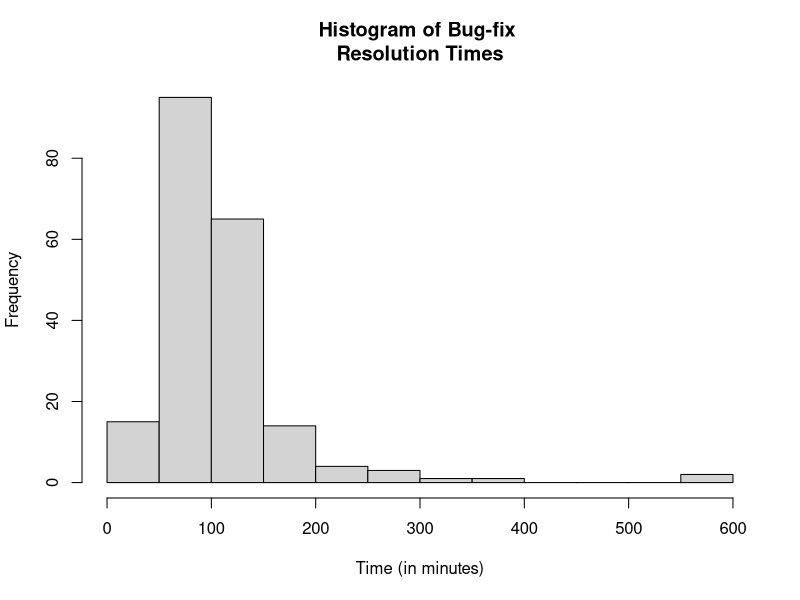
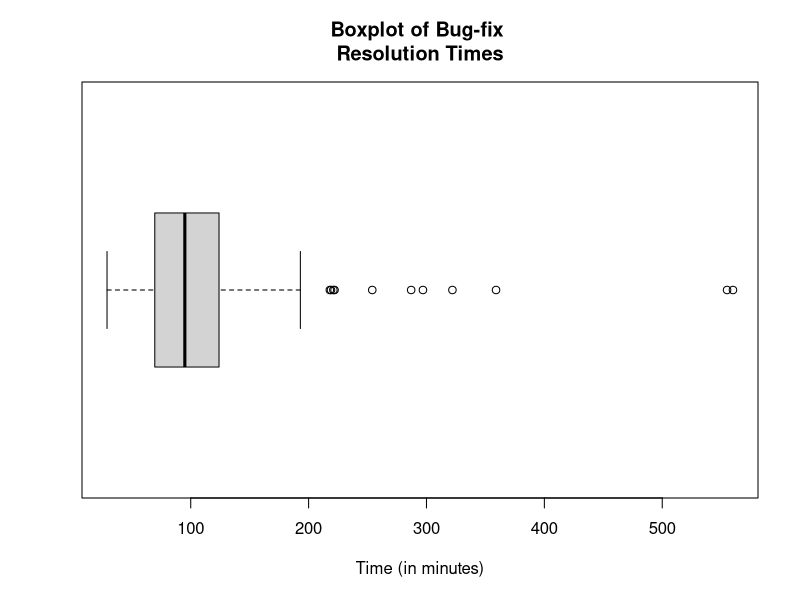
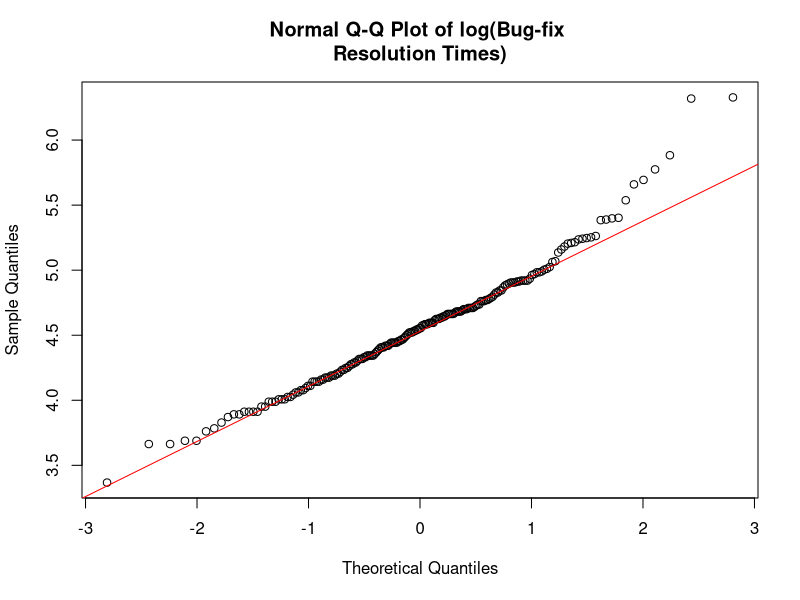
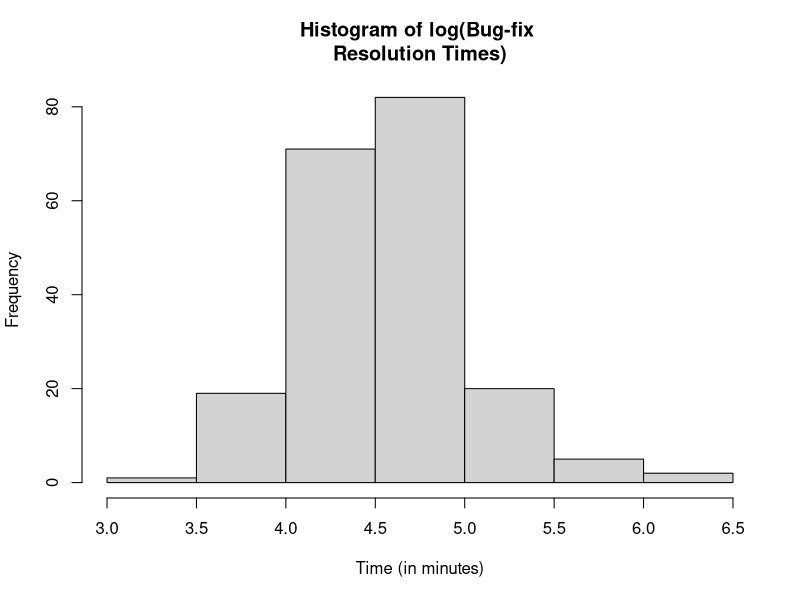
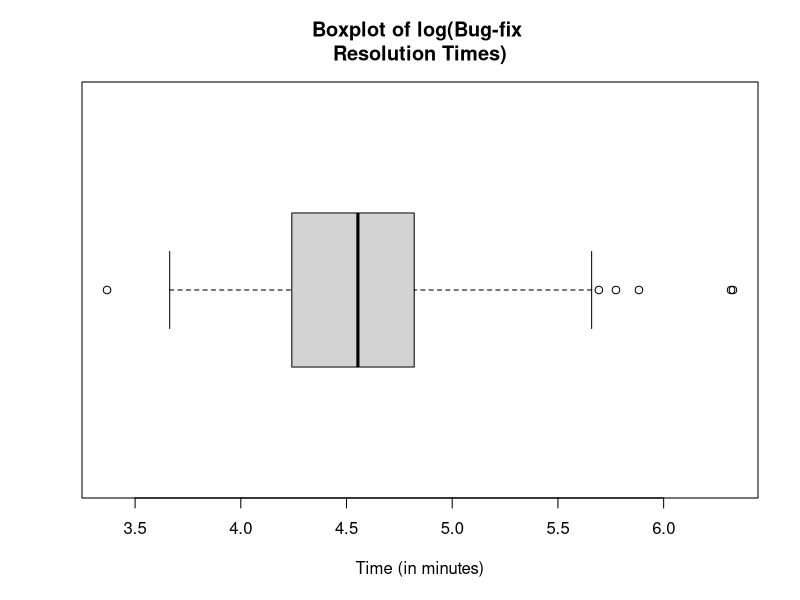
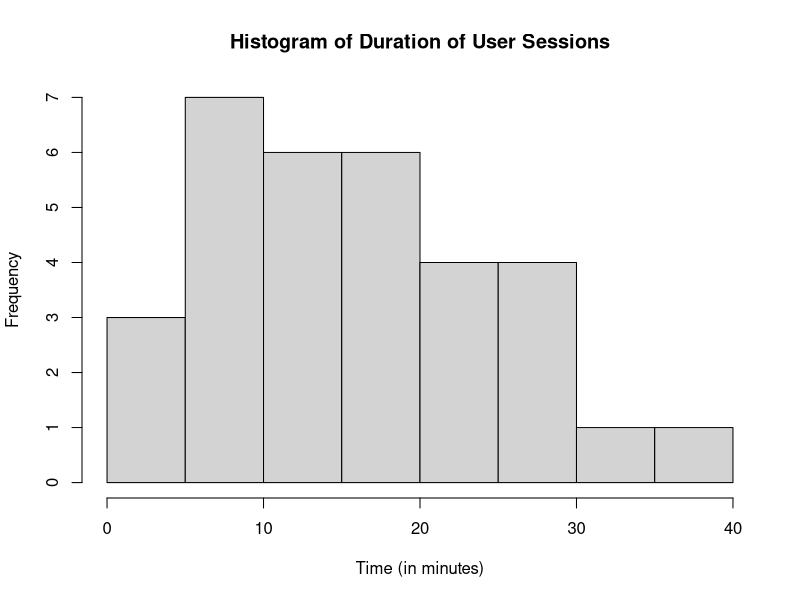
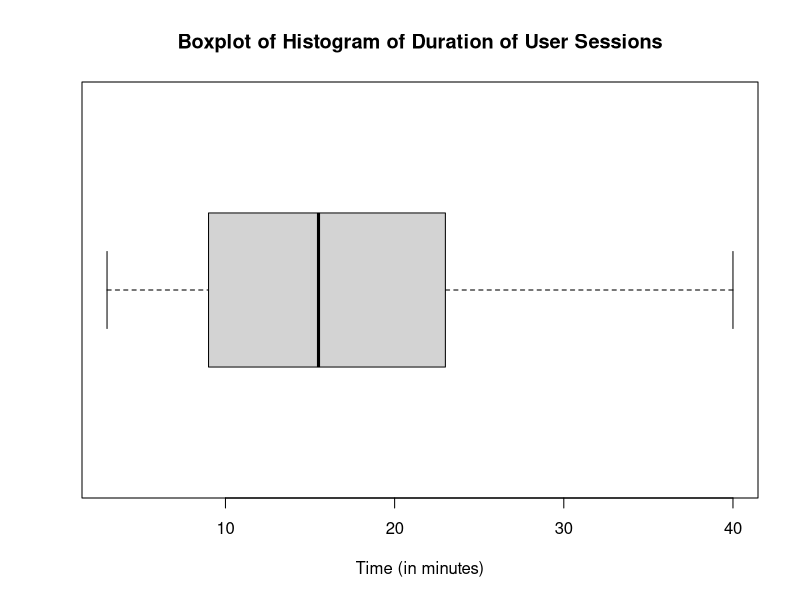
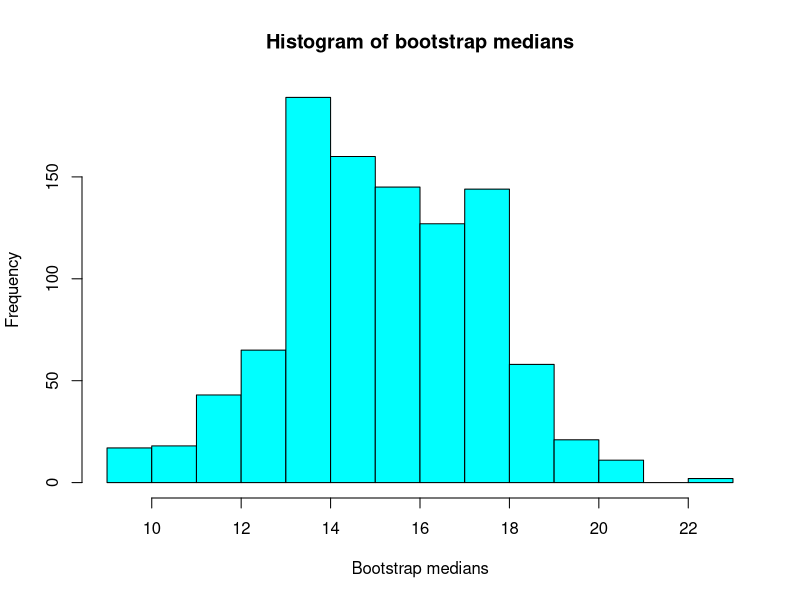

The R script that drew these images, in order:
set.seed(6014)
#############################################################
# Question 1
#############################################################

# Part a
# load data
file = scan("bug_time.txt")
file

# Histogram
hist(file, main = "Histogram of Bug-fix 
Resolution Times", xlab = "Time (in minutes)")

# Boxplot
boxplot(file, horizontal = T, main = "Boxplot of Bug-fix 
Resolution Times", xlab = "Time (in minutes)")

# numerical summaries
summary(file)

n = length(file)
n

xbar_bug = mean(file)
xbar_bug

sd_bug = sd(file)
sd_bug

# Part b
# log-transform data
transform_data = log(file)
transform_data

# Compute MLE values
mu_hat = mean(transform_data)
mu_hat

sigma_hat = 1/n * sum((transform_data - mu_hat)^2)
sigma_hat

# Compare with sample mean and variance
# Mean
trans_xbar = mean(transform_data)
trans_xbar

# Standard Deviation
trans_sd = sd(transform_data)
trans_sd

# Variance
trans_var = trans_sd^2
trans_var

# Part c

# Q-Q plot
qqnorm(transform_data, main = "Normal Q-Q Plot of log(Bug-fix 
Resolution Times)")
qqline(transform_data, col = "red")

# Histogram of transformed data
hist(transform_data, main = "Histogram of log(Bug-fix 
Resolution Times)", xlab = "Time (in minutes)")

# Boxplot of transformed data
boxplot(transform_data, horizontal = T, main = "Boxplot of log(Bug-fix 
Resolution Times)", xlab = "Time (in minutes)")

# Part d
# Breaking transformed data into 10 cells with equal probability
breaks = qnorm(seq(0,1,by=1/10), mean=mu_hat, sd=sqrt(sigma_hat))
breaks

actual_breaks = exp(breaks)
actual_breaks

# Expectation (e_i > 5)
expectation = n*(1/10)
expectation

# Computing observed frequencies f_i
observed = hist(transform_data, breaks = breaks, plot=F, right=F)$counts
observed

# Calculate test-statistic
Chi2 = sum((observed-expectation)^2/expectation)
Chi2

# Calculate p-value (2 estimated parameters, so 10 - 2- 1 degrees of freedom)
p_value = 1 - pchisq(Chi2,7)
p_value

# Reject H_0, bug-fix resolution times does not follow lognormal distribution. 

#############################################################
# Question 2
#############################################################

# Part a
# load data
file2 = scan("app_session_duration.txt")
file2

# Histogram
hist(file2, main = "Histogram of Duration of User Sessions", 
     xlab = "Time (in minutes)")

# Boxplot
boxplot(file2, horizontal = T, 
        main = "Boxplot of Histogram of Duration of User Sessions",
        xlab = "Time (in minutes)")

# numerical summaries
summary(file2)

n2 = length(file2)
n2

xbar_app = mean(file2)
xbar_app

sd_app = sd(file2)
sd_app

# Part b
# Sampling
A = 1000
median.a = numeric(A)
for(i in 1:A){ median.a[i] = median(sample(file2, size=32, replace=TRUE)) }

# Summary statistics
summary(median.a)

# Histogram
hist(median.a, main="Histogram of bootstrap medians", 
     xlab= "Bootstrap medians", col="cyan")

# Boxplot
boxplot(median.a, main="Boxplot of bootstrap medians", 
        xlab= "Bootstrap medians", col="cyan", horizontal=TRUE)

# Q-Q plot
qqnorm(median.a, main="Normal Q-Q Plot of bootstrap medians")
qqline(median.a, col = "red")

# 95% CI
bs_CI = quantile(median.a,c(0.025,0.975))
bs_CI

# Part c
# log-transform data
transform_data2 = log(file2)
transform_data2
summary(transform_data2)

# Histogram of transformed data
hist(transform_data2, main="Histogram of log(Duration of User Sessions)", 
     xlab= "Time (in minutes)", col="cyan")

# Boxplot of transformed data
boxplot(transform_data2, main="Histogram of log(Duration of User Sessions)", 
        xlab= "Time (in minutes)", col="cyan", horizontal=TRUE)

# Estimating parameters using MLE
mu_hat2 = mean(transform_data2)
mu_hat2

sigma_hat2 =  1/n2 * sum((transform_data2 - mu_hat2)^2)
sigma_hat2

# sample median
m_hat = median(transform_data2)
m_hat

fm_hat = 1/(sqrt(2*pi*sigma_hat2))
fm_hat

# Standard error
sem_hat = 1/(2*fm_hat*sqrt(n2))
sem_hat

# 95% CI for log(population median)
log_CI = c(m_hat+qnorm(0.025)*sem_hat,m_hat+qnorm(0.975)*sem_hat)
log_CI

# 95% CI for population median
actual_CI = exp(log_CI)
actual_CI

# Part d
# Sampling
I = 1000
IQR = numeric(I)
for(i in 1:I){ 
  
  x = sample(file2, size=32, replace=TRUE)
  IQR[i] = quantile(x,0.75) - quantile(x,0.25)
  
}

# Summary statistics
summary(IQR)

# Histogram
hist(IQR, main="Histogram of bootstrap IQR", 
     xlab= "Bootstrap IQRs", col="cyan")

# Boxplot
boxplot(IQR, main="Boxplot of bootstrap IQR", 
        xlab= "Bootstrap IQRs", col="cyan", horizontal=TRUE)

# Q-Q plot
qqnorm(IQR, main="Normal Q-Q Plot of bootstrap IQRs")
qqline(IQR, col = "red")

# 95% CI
IQR_CI = quantile(IQR,c(0.025,0.975))
IQR_CI

# sd
sd_IQR = sd(IQR)
sd_IQR

# variance
var_IQR = sd_IQR^2
var_IQR

# Part e
PB = 10000

# log-transform H_0
median.hyp = log(15)
boot.median.H0 = numeric(PB)

# Generating samples
for (i in 1: PB){
  para_boot = rnorm(32, mean = median.hyp, sd = sem_hat) # Notice this is under H0
  boot.median.H0[i] = median(para_boot)
}

# Histogram
hist(boot.median.H0, col="cyan", 
     main="Histogram of bootstrap medians & sample median", 
     xlab = "Bootstrap medians under H0")
abline(v = m_hat, col="red", lwd=2.0)

# p-value
para_boot.pval = (1 + length(boot.median.H0[boot.median.H0 <= m_hat])) / (PB + 1) 
para_boot.pval
